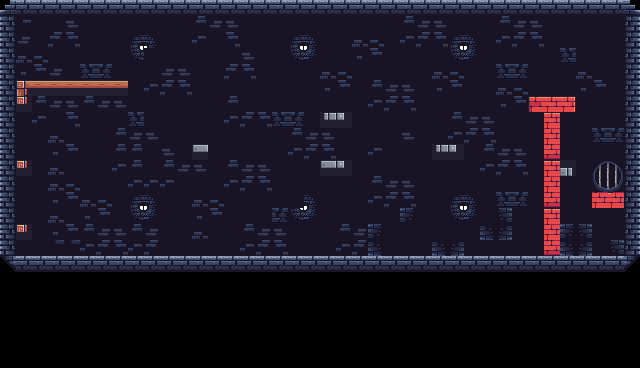

This game map was drawn from its Tiled (.tmx) file and the tilesets committed beside it. A one-line description and the full map source follow:
An orthogonal 40x23 tile map with 16x16 px tiles, 1 tile layer (Background), 2 tilesets and 24 objects (6x Saw, Player, Checkpoint, Fruit, Platform).

<map version="1.10" tiledversion="1.10.2" orientation="orthogonal" renderorder="right-down" width="40" height="23" tilewidth="16" tileheight="16" infinite="0" nextlayerid="4" nextobjectid="69">
 <tileset firstgid="1" source="Dino Dengzz.tsx" />
 <tileset firstgid="243" source="Dungeon.tsx" />
 <layer id="1" name="Background" width="40" height="23">
  <data encoding="csv">
263,260,260,260,260,260,260,260,260,260,260,260,260,260,260,260,260,260,260,260,260,260,260,260,260,260,260,260,260,260,260,260,260,260,260,260,260,260,260,264,
274,329,335,335,345,335,335,335,335,335,335,335,343,344,345,335,335,335,335,335,335,335,335,335,335,343,344,345,335,335,335,343,344,345,335,335,335,335,335,276,
274,344,335,359,360,335,335,335,268,269,335,335,358,335,360,335,335,335,268,269,335,335,285,286,335,358,359,360,268,269,335,358,359,360,335,335,335,335,335,276,
274,285,286,335,335,335,335,335,283,335,335,335,335,335,335,345,335,335,283,284,335,335,300,301,335,335,335,335,283,284,335,335,335,335,335,266,335,335,335,276,
274,300,301,344,335,266,267,335,335,335,344,345,335,335,359,360,335,335,335,335,285,286,335,335,335,335,335,285,286,335,335,266,267,335,335,335,285,335,335,276,
274,89,90,90,90,90,90,90,335,358,359,360,335,335,335,335,335,335,335,335,300,301,335,343,344,345,335,300,301,335,335,285,286,335,335,335,300,301,335,276,
274,115,343,344,345,343,344,345,335,335,335,335,335,335,343,335,335,335,335,335,335,335,335,358,359,360,335,335,335,335,335,300,301,106,107,108,335,335,335,276,
274,335,358,335,360,335,335,335,266,335,335,335,335,335,358,359,360,266,267,335,26,27,335,335,335,335,335,335,343,344,345,335,335,335,107,335,335,335,335,276,
274,335,335,285,335,335,335,343,344,345,335,335,335,335,335,335,335,335,343,344,345,335,335,335,335,345,335,335,358,359,360,335,335,335,129,335,335,266,267,276,
274,335,335,300,301,335,335,343,343,335,345,335,2,335,335,335,335,335,358,359,360,335,335,358,335,335,335,26,27,335,343,344,345,335,151,335,335,335,335,276,
274,115,335,285,335,335,335,358,343,335,343,344,345,335,343,344,345,335,335,335,2,27,335,335,335,335,335,335,335,335,358,359,360,335,107,5,335,298,299,276,
274,335,335,285,286,335,335,335,358,358,358,335,335,335,358,359,360,335,335,335,335,335,335,343,344,345,335,335,335,335,335,335,335,335,129,335,335,313,314,276,
274,335,335,300,301,285,286,335,268,269,335,335,285,286,335,335,335,335,335,269,335,335,335,358,359,360,335,335,268,269,335,266,267,335,151,335,335,129,132,276,
274,335,335,285,335,300,301,335,283,284,335,335,300,301,335,335,335,267,283,284,335,335,335,335,335,278,335,335,283,284,335,279,335,335,107,335,335,335,335,276,
274,115,335,300,301,343,344,345,343,344,335,335,285,335,335,343,344,345,335,335,335,343,344,278,335,335,335,335,335,335,293,294,335,335,129,278,279,335,335,276,
274,335,335,356,356,358,359,360,358,359,335,335,335,335,335,358,359,360,335,335,335,358,359,293,335,335,335,293,294,335,335,335,335,335,151,293,294,335,279,276,
323,260,260,260,260,260,260,260,260,260,260,260,260,260,260,260,260,260,260,260,260,260,260,260,260,260,260,260,260,260,260,260,260,260,260,260,260,260,260,324,
0,0,0,0,0,0,0,0,0,0,0,0,0,0,0,0,0,0,0,0,0,0,0,0,0,0,0,0,0,0,0,0,0,0,0,0,0,0,0,0,
0,0,0,0,0,0,0,0,0,0,0,0,0,0,0,0,0,0,0,0,0,0,0,0,0,0,0,0,0,0,0,0,0,0,0,0,0,0,0,0,
0,0,0,0,0,0,0,0,0,0,0,0,0,0,0,0,0,0,0,0,0,0,0,0,0,0,0,0,0,0,0,0,0,0,0,0,0,0,0,0,
0,0,0,0,0,0,0,0,0,0,0,0,0,0,0,0,0,0,0,0,0,0,0,0,0,0,0,0,0,0,0,0,0,0,0,0,0,0,0,0,
0,0,0,0,0,0,0,0,0,0,0,0,0,0,0,0,0,0,0,0,0,0,0,0,0,0,0,0,0,0,0,0,0,0,0,0,0,0,0,0,
0,0,0,0,0,0,0,0,0,0,0,0,0,0,0,0,0,0,0,0,0,0,0,0,0,0,0,0,0,0,0,0,0,0,0,0,0,0,0,0
</data>
 </layer>
 <objectgroup id="2" name="Spawn">
  <object id="41" name="Player" type="Player" x="80" y="32" width="32" height="32" />
  <object id="42" type="Checkpoint" x="32" y="16" width="64" height="64" />
  <object id="46" name="kuayteaw" type="Fruit" x="592" y="224" width="32" height="32" />
  <object id="61" type="Saw" x="320" y="144" width="32" height="32">
   <properties>
    <property name="isVertical" type="bool" value="false" />
    <property name="offNeg" type="float" value="8" />
    <property name="offPos" type="float" value="8" />
   </properties>
  </object>
  <object id="63" type="Saw" x="272" y="224" width="32" height="32">
   <properties>
    <property name="isVertical" type="bool" value="false" />
    <property name="offNeg" type="float" value="12" />
    <property name="offPos" type="float" value="12" />
   </properties>
  </object>
  <object id="64" type="Saw" x="480" y="144" width="32" height="32">
   <properties>
    <property name="isVertical" type="bool" value="true" />
    <property name="offNeg" type="float" value="5" />
    <property name="offPos" type="float" value="5" />
   </properties>
  </object>
  <object id="65" type="Saw" x="144" y="128" width="32" height="32">
   <properties>
    <property name="isVertical" type="bool" value="true" />
    <property name="offNeg" type="float" value="5" />
    <property name="offPos" type="float" value="5" />
   </properties>
  </object>
  <object id="67" type="Saw" x="368" y="16" width="32" height="32">
   <properties>
    <property name="isVertical" type="bool" value="false" />
    <property name="offNeg" type="float" value="12" />
    <property name="offPos" type="float" value="12" />
   </properties>
  </object>
  <object id="68" type="Saw" x="544" y="144" width="32" height="32">
   <properties>
    <property name="isVertical" type="bool" value="true" />
    <property name="offNeg" type="float" value="5" />
    <property name="offPos" type="float" value="5" />
   </properties>
  </object>
 </objectgroup>
 <objectgroup id="3" name="Collision">
  <object id="34" x="0" y="0" width="640" height="16" />
  <object id="35" x="624" y="16" width="16" height="256" />
  <object id="36" x="0" y="16" width="16" height="256" />
  <object id="37" x="16" y="256" width="608" height="16" />
  <object id="40" type="Platform" x="16" y="80" width="112" height="25" />
  <object id="44" x="16" y="160" width="8" height="8" />
  <object id="45" x="16" y="224" width="8" height="8" />
  <object id="48" x="528" y="96" width="48" height="16" />
  <object id="49" x="544" y="112" width="16" height="144" />
  <object id="50" x="592" y="192" width="32" height="16" />
  <object id="55" x="560" y="168" width="12" height="8" />
  <object id="58" x="192" y="144" width="16" height="16" />
  <object id="59" x="320" y="112" width="32" height="16" />
  <object id="60" x="432" y="144" width="32" height="16" />
  <object id="66" x="320" y="160" width="24" height="8" />
 </objectgroup>
</map>
